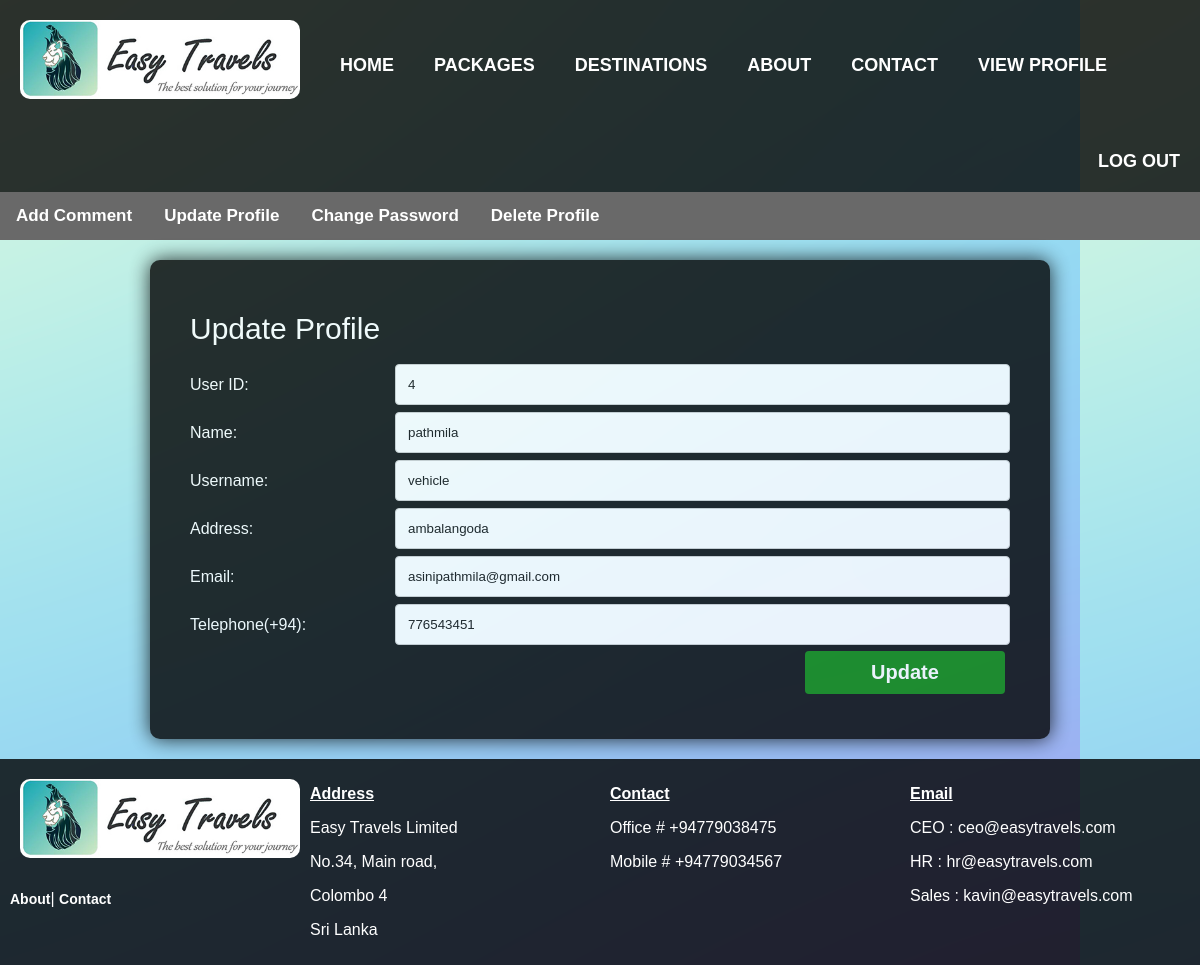
The app's page /ASINI-UPDATED/php/user_update_profile.php (signed in) with its own data.
### tables this page shows
CREATE TABLE IF NOT EXISTS `account` (
  `aid` int(11) NOT NULL AUTO_INCREMENT,
  `uid` int(11) NOT NULL,
  `username` varchar(20) NOT NULL,
  `password` varchar(20) NOT NULL,
  `admin` int(11) NOT NULL,
  PRIMARY KEY (`aid`)
);

CREATE TABLE IF NOT EXISTS `user` (
  `uid` int(11) NOT NULL AUTO_INCREMENT,
  `name` varchar(100) NOT NULL,
  `address` varchar(100) NOT NULL,
  `email` varchar(100) NOT NULL,
  `telephone` int(11) NOT NULL,
  PRIMARY KEY (`uid`)
);

### ASINI-UPDATED/php/user_update_profile.php (the view, shortened to what this page needs)
<?php require_once('connect.php');
?>
<?php require_once('user_navigation.php')?>
<?php
    $uname=$_SESSION['username'];
    if($_SESSION['loggedin']==1){
        $sql="SELECT * FROM user u, account a WHERE u.uid=a.uid AND username='$uname'";
        $result=mysqli_query($connection,$sql);
		while($row=$result->fetch_assoc()){
			$uid=$row['uid'];
            $name=$row['name'];
            $address=$row['address'];
            $email=$row['email'];
            $telephone=$row['telephone'];
        }
    }
?>
<!DOCTYPE html>
<html>
    <head>
        <link rel="stylesheet" type="text/css" href="../css/admin_addcategory_page.css">
    </head>
    <body>
        <?php require_once('user_view_profile_navigation.php')?>
		<div class="container">
        <form method="GET" action="user_update_profile.php">
            <label style="font-size:30px" align="center">Update Profile</label>
			            <div class="row">
            <div class="col-25">
                <label>User ID:</label>
            </div>
            <div class="col-75">
                <input type="text" name="uid" value="<?php echo $uid?>" readonly>
            </div>
            </div>
            <div class="row">
            <div class="col-25">
                <label>Name:</label>
            </div>
            <div class="col-75">
                <input type="text" name="name" value="<?php echo $name?>" >
            </div>
            </div>
            <div class="row">
            <div class="col-25">
                <label>Username:</label>
            </div>
            <div class="col-75">
                <input type="text" name="uname" value="<?php echo $uname?>" >
            </div>
            </div>
            <div class="row">
            <div class="col-25">
                <label>Address:</label>
            </div>
            <div class="col-75">
                <input type="text" name="address" value="<?php echo $address?>" >
            </div>
            </div>
            <div class="row">
            <div class="col-25">
                <label>Email:</label>
            </div>
            <div class="col-75">
                <input type="email" name="email" value="<?php echo $email?>" >
            </div>
            </div>
            <div class="row">
            <div class="col-25">
                <label>Telephone(+94):</label>
            </div>
            <div class="col-75">
                <input type="tel" name="telephone" value="<?php echo $telephone?>" >
            </div>
            </div>
            <div class="row">
				<input type="submit" name="updatebtn" value="Update" class="formbtn"><br />
            </div>
            </form>
        </div>
    </body>
</html>
<?php require_once('footer.php')?>

### ASINI-UPDATED/css/user_nonnavigation.css (style rules this page uses)
body { font-family: Arial; margin-top: 0; }

### ASINI-UPDATED/css/admin_addcategory_page.css (style rules this page uses)
* { box-sizing: border-box; }
body { background-image: url(../images/backmobile6.png); }
input[type=text],input[type=number], select, textarea,input[type=date],input[type=tel],input[type=email],input[type=password] { width: 100%; padding: 12px; border: 1px solid #ccc; border-radius: 4px; resize: vertical; }
label { padding: 12px 12px 12px 0; display: inline-block; }
.formbtn { border-radius: 4px; background-color: green; border: none; color: #FFFFFF; text-align: center; font-size: 20px; font-weight: bold; padding: 10px; width: 200px; transition: all 0.5s; cursor: pointer; margin: 5px; float: right; }
.container { border-radius: 10px; background-color:black; padding: 40px; opacity:0.8; width:75%; display:b;block; margin-left:auto; margin-right:auto; justify-content:center; center-align:center; margin-top:20px; margin-bottom:20px; color:white; box-shadow:0px 0px 20px #000; }
.col-25 { float: left; width: 25%; margin-top: 6px; }
.col-75 { float: left; width: 75%; margin-top: 6px; }
.row:after { content: ""; display: table; clear: both; }

### ASINI-UPDATED/css/menu.css (style rules this page uses)
body { margin:0;font-family:Arial }

### ASINI-UPDATED/css/footer.css (style rules this page uses)
* { box-sizing: border-box; }

### records on screen
account: uid "4", name "pathmila", address "ambalangoda", email "asinipathmila@gmail.com", telephone "776543451"
